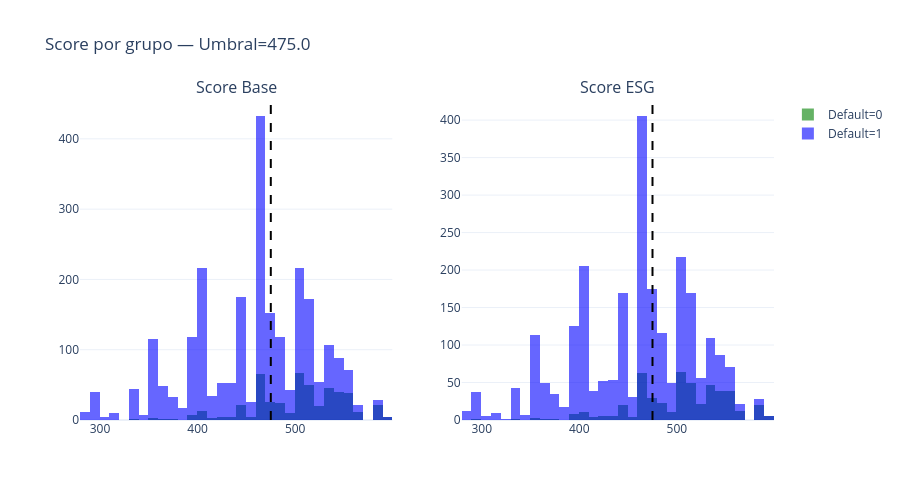

This figure's notebook cell:
### Code cell
fig = make_subplots(rows=1, cols=2, subplot_titles=['Score Base','Score ESG'])

for i, (nombre, s) in enumerate([('Base', score_base), ('ESG', score_esg)], 1):
    for grupo, color in [(0,'green'), (1,'blue')]:
        sub = s[s['Default']==grupo]['score']
        fig.add_trace(go.Histogram(x=sub, name=f'Default={grupo}' if i==1 else '',
                                   marker_color=color, opacity=0.6, histnorm='density',
                                   showlegend=(i==1), nbinsx=40),
                      row=1, col=i)
    fig.add_vline(x=umbral_score, line_dash='dash', line_color='black', row=1, col=i)

fig.update_layout(barmode='overlay', title=f'Score por grupo — Umbral={umbral_score}',
                  template='plotly_white', width=900, height=500)
fig.show()

### Figure 1 — Plotly figure (JSON) as saved in the notebook; plotly's stock layout.template omitted (floating-point values rounded to 4 significant figures; data arrays with more than 128 entries replaced by an {"elided": "..."} marker saying what was removed)
{"data": [{"histnorm": "density", "marker": {"color": "green"}, "name": "Default=0", "nbinsx": 40, "opacity": 0.6, "showlegend": true, "type": "histogram", "x": {"elided": "4878 float values"}, "xaxis": "x", "yaxis": "y"}, {"histnorm": "density", "marker": {"color": "blue"}, "name": "Default=1", "nbinsx": 40, "opacity": 0.6, "showlegend": true, "type": "histogram", "x": {"elided": "25122 float values"}, "xaxis": "x", "yaxis": "y"}, {"histnorm": "density", "marker": {"color": "green"}, "name": "", "nbinsx": 40, "opacity": 0.6, "showlegend": false, "type": "histogram", "x": {"elided": "4878 float values"}, "xaxis": "x2", "yaxis": "y2"}, {"histnorm": "density", "marker": {"color": "blue"}, "name": "", "nbinsx": 40, "opacity": 0.6, "showlegend": false, "type": "histogram", "x": {"elided": "25122 float values"}, "xaxis": "x2", "yaxis": "y2"}], "layout": {"annotations": [{"font": {"size": 16}, "showarrow": false, "text": "Score Base", "x": 0.225, "xanchor": "center", "xref": "paper", "y": 1, "yanchor": "bottom", "yref": "paper"}, {"font": {"size": 16}, "showarrow": false, "text": "Score ESG", "x": 0.775, "xanchor": "center", "xref": "paper", "y": 1, "yanchor": "bottom", "yref": "paper"}], "barmode": "overlay", "height": 500, "shapes": [{"line": {"color": "black", "dash": "dash"}, "type": "line", "x0": 475, "x1": 475, "xref": "x", "y0": 0, "y1": 1, "yref": "y domain"}, {"line": {"color": "black", "dash": "dash"}, "type": "line", "x0": 475, "x1": 475, "xref": "x2", "y0": 0, "y1": 1, "yref": "y2 domain"}], "title": {"text": "Score por grupo — Umbral=475.0"}, "width": 900, "xaxis": {"anchor": "y", "domain": [0, 0.45]}, "xaxis2": {"anchor": "y2", "domain": [0.55, 1]}, "yaxis": {"anchor": "x", "domain": [0, 1]}, "yaxis2": {"anchor": "x2", "domain": [0, 1]}}}
